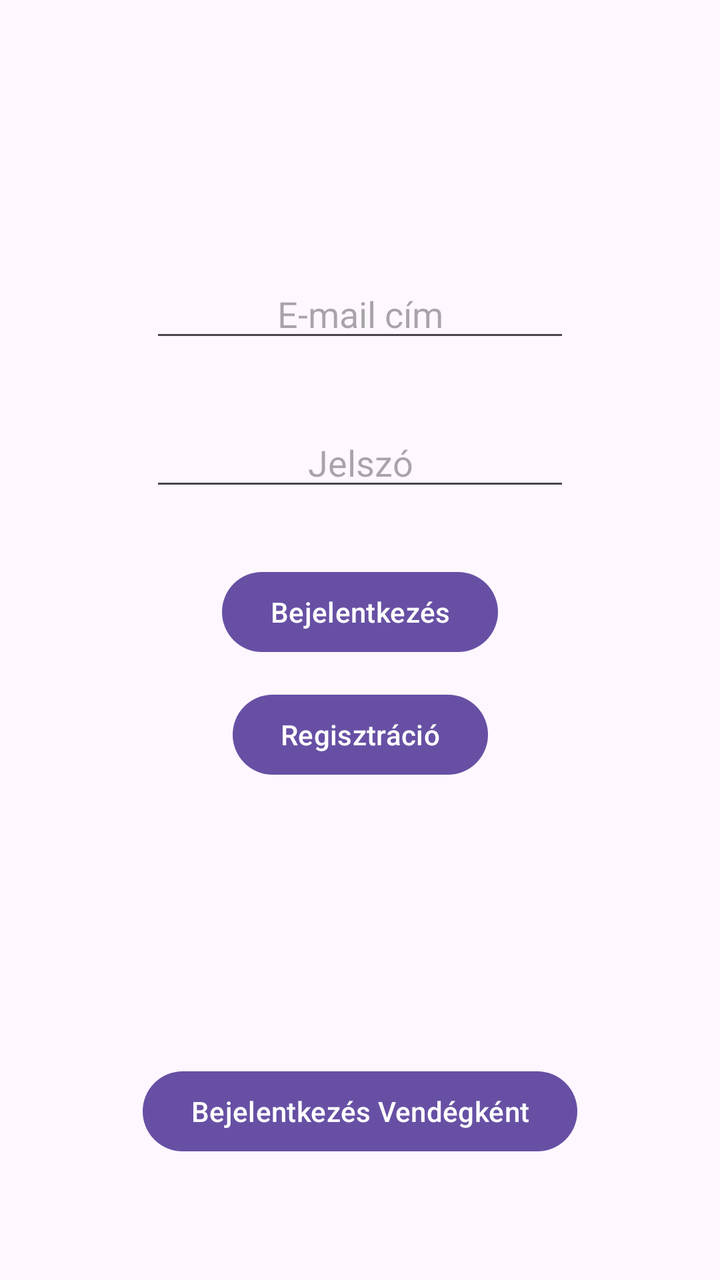
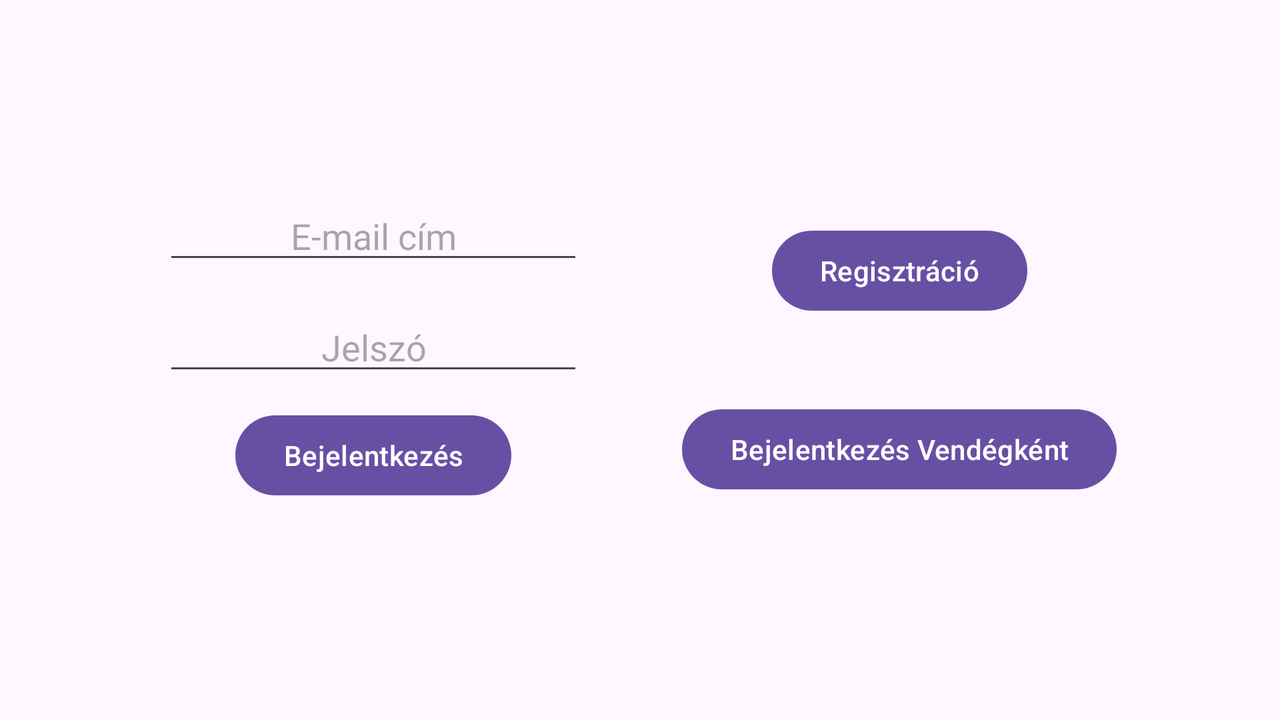

First picture: res/layout/ on a phone held upright. Second picture: the repository's own variant of that layout, on a device whose configuration matches the variant's folder. Source for both follows.
<!-- AndroidManifest.xml: application theme Theme.Material3.DayNight -->
<!-- res/layout/activity_main.xml -->
<?xml version="1.0" encoding="utf-8"?>
<androidx.constraintlayout.widget.ConstraintLayout xmlns:android="http://schemas.android.com/apk/res/android"
    xmlns:app="http://schemas.android.com/apk/res-auto"
    xmlns:tools="http://schemas.android.com/tools"
    android:id="@+id/main"
    android:layout_width="match_parent"
    android:layout_height="match_parent"
    tools:context=".MainActivity">

    <EditText

        android:id="@+id/editTextUsername"
        android:layout_width="wrap_content"
        android:layout_height="wrap_content"
        android:ems="10"
        android:hint="@string/email"
        android:inputType="textEmailAddress"
        android:textAlignment="center"
        app:layout_constraintBottom_toBottomOf="parent"
        app:layout_constraintEnd_toEndOf="parent"
        app:layout_constraintStart_toStartOf="parent"
        app:layout_constraintTop_toTopOf="parent"
        app:layout_constraintVertical_bias="0.225" />

    <EditText

        android:id="@+id/editTextPassword"
        android:layout_width="wrap_content"
        android:layout_height="wrap_content"
        android:ems="10"
        android:hint="@string/password"
        android:inputType="textPassword"
        android:textAlignment="center"
        app:layout_constraintBottom_toBottomOf="parent"
        app:layout_constraintEnd_toEndOf="parent"
        app:layout_constraintStart_toStartOf="parent"
        app:layout_constraintTop_toBottomOf="@+id/editTextUsername"
        app:layout_constraintVertical_bias="0.078" />

    <Button
        android:id="@+id/login"
        android:layout_width="wrap_content"
        android:layout_height="wrap_content"
        android:onClick="login"
        android:text="@string/login"
        app:layout_constraintBottom_toBottomOf="parent"
        app:layout_constraintEnd_toEndOf="parent"
        app:layout_constraintStart_toStartOf="parent"
        app:layout_constraintTop_toBottomOf="@+id/editTextPassword"
        app:layout_constraintVertical_bias="0.093" />

    <Button
        android:id="@+id/loginGuest"
        android:layout_width="wrap_content"
        android:layout_height="wrap_content"
        android:onClick="loginAsGuest"
        android:text="@string/log_in_as_guest"
        app:layout_constraintBottom_toBottomOf="parent"
        app:layout_constraintEnd_toEndOf="parent"
        app:layout_constraintStart_toStartOf="parent"
        app:layout_constraintTop_toBottomOf="@+id/register"
        app:layout_constraintVertical_bias="0.7" />

    

    <Button
        android:id="@+id/register"
        android:layout_width="wrap_content"
        android:layout_height="wrap_content"
        android:onClick="register"
        android:text="@string/registration"
        app:layout_constraintBottom_toBottomOf="parent"
        app:layout_constraintEnd_toEndOf="parent"
        app:layout_constraintStart_toStartOf="parent"
        app:layout_constraintTop_toBottomOf="@+id/login"
        app:layout_constraintVertical_bias="0.051" />
</androidx.constraintlayout.widget.ConstraintLayout>
<!-- resources referenced by this layout -->
<resources>
  <string name="email">E-mail cím</string>
  <string name="log_in_as_guest">Bejelentkezés Vendégként</string>
  <string name="login">Bejelentkezés</string>
  <string name="password">Jelszó</string>
  <string name="registration">Regisztráció</string>
</resources>
<!-- res/layout-land/activity_main.xml (the repository's variant of the layout above) -->
<!-- drawn on the phone turned sideways -->
<?xml version="1.0" encoding="utf-8"?>
<androidx.constraintlayout.widget.ConstraintLayout xmlns:android="http://schemas.android.com/apk/res/android"
    xmlns:app="http://schemas.android.com/apk/res-auto"
    xmlns:tools="http://schemas.android.com/tools"
    android:id="@+id/main"
    android:layout_width="match_parent"
    android:layout_height="match_parent"
    tools:context=".MainActivity">


    <androidx.constraintlayout.widget.ConstraintLayout
        android:id="@+id/constraintLayout3"
        android:layout_width="wrap_content"
        android:layout_height="match_parent"
        android:layout_marginStart="32dp"
        app:layout_constraintBottom_toBottomOf="parent"
        app:layout_constraintEnd_toStartOf="@+id/constraintLayout"
        app:layout_constraintHorizontal_bias="0"
        app:layout_constraintHorizontal_chainStyle="spread"
        app:layout_constraintStart_toStartOf="parent"
        app:layout_constraintTop_toTopOf="parent"
        app:layout_constraintVertical_bias="0.0">

        <EditText
            android:id="@+id/editTextUsername"
            android:layout_width="wrap_content"
            android:layout_height="wrap_content"
            android:ems="10"
            android:hint="@string/email"
            android:inputType="textEmailAddress"
            android:textAlignment="center"
            app:layout_constraintBottom_toBottomOf="parent"
            app:layout_constraintEnd_toEndOf="parent"
            app:layout_constraintStart_toStartOf="parent"
            app:layout_constraintTop_toTopOf="parent"
            app:layout_constraintVertical_bias="0.3" />

        <EditText

            android:id="@+id/editTextPassword"
            android:layout_width="wrap_content"
            android:layout_height="wrap_content"
            android:ems="10"
            android:hint="@string/password"
            android:inputType="textPassword"
            android:textAlignment="center"
            app:layout_constraintBottom_toBottomOf="parent"
            app:layout_constraintEnd_toEndOf="parent"
            app:layout_constraintStart_toStartOf="parent"
            app:layout_constraintTop_toBottomOf="@+id/editTextUsername"
            app:layout_constraintVertical_bias="0.078" />

        <Button
            android:id="@+id/login"
            android:layout_width="wrap_content"
            android:layout_height="wrap_content"
            android:onClick="login"
            android:text="@string/login"
            app:layout_constraintBottom_toBottomOf="parent"
            app:layout_constraintEnd_toEndOf="parent"
            app:layout_constraintStart_toStartOf="parent"
            app:layout_constraintTop_toBottomOf="@+id/editTextPassword"
            app:layout_constraintVertical_bias="0.093" />

    </androidx.constraintlayout.widget.ConstraintLayout>

    <androidx.constraintlayout.widget.ConstraintLayout
        android:id="@+id/constraintLayout"
        android:layout_width="wrap_content"
        android:layout_height="match_parent"
        android:layout_marginEnd="32dp"
        app:layout_constraintBottom_toBottomOf="parent"
        app:layout_constraintEnd_toEndOf="parent"
        app:layout_constraintStart_toEndOf="@+id/constraintLayout3"
        app:layout_constraintTop_toTopOf="parent">

        <Button
            android:id="@+id/loginGuest"
            android:layout_width="wrap_content"
            android:layout_height="wrap_content"
            android:layout_marginBottom="70dp"
            android:onClick="loginAsGuest"
            android:text="@string/log_in_as_guest"
            app:layout_constraintBottom_toBottomOf="parent"
            app:layout_constraintEnd_toEndOf="parent"
            app:layout_constraintStart_toStartOf="parent"
            app:layout_constraintTop_toBottomOf="@+id/register"
            app:layout_constraintVertical_bias="0.26999998" />

        

        <Button
            android:id="@+id/register"
            android:layout_width="wrap_content"
            android:layout_height="wrap_content"
            android:layout_marginTop="70dp"
            android:onClick="register"
            android:text="@string/registration"
            app:layout_constraintBottom_toTopOf="@+id/loginGuest"
            app:layout_constraintEnd_toEndOf="parent"
            app:layout_constraintStart_toStartOf="parent"
            app:layout_constraintTop_toTopOf="parent" />

    </androidx.constraintlayout.widget.ConstraintLayout>

</androidx.constraintlayout.widget.ConstraintLayout>
